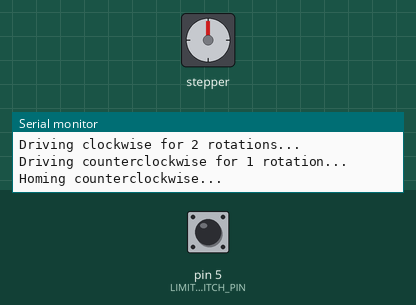
Recording of a sketch running on a simulated Arduino Uno, built with avr-gcc and run on an emulated ATmega328P. Parts: stepper motor, the last lines printed to the serial monitor. Inputs (shaded band) come from the test bench; at power-on: pin 5 (LIMIT_SWITCH_PIN) LOW. Stepper angles assume 200 steps per turn.

Above: at 4.8 s.
4.9 s: pin 5 (LIMIT_SWITCH_PIN) pulled HIGH for 0.15 s
8.0 s: pin 5 (LIMIT_SWITCH_PIN) pulled HIGH for 1 s
At 8.5 s:
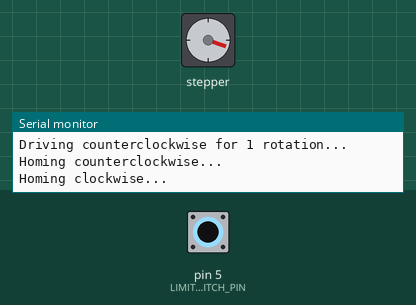
12.0 s: pin 5 (LIMIT_SWITCH_PIN) pulled HIGH for 3.2 s
18.2 s: pin 5 (LIMIT_SWITCH_PIN) pulled HIGH for 0.15 s
At 18.7 s:
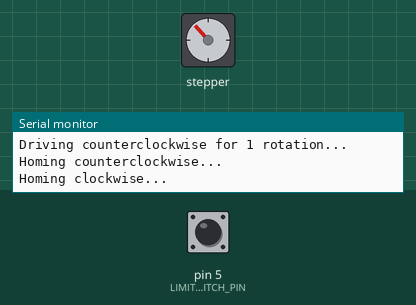
21.3 s: pin 5 (LIMIT_SWITCH_PIN) pulled HIGH for 3.2 s
27.5 s: pin 5 (LIMIT_SWITCH_PIN) pulled HIGH for 0.15 s
At 28.1 s:
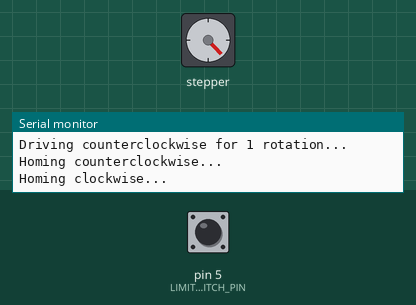
Timing chart, 0 to 31.6 s (numbered marks = the images above; inputs shaded):
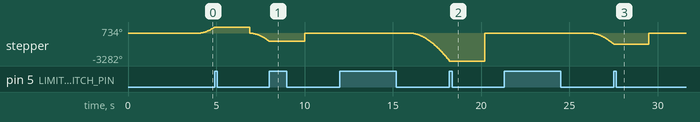

The sketch:

Actuator_Demo.ino
```cpp
#include "actuator.h"

// Define LS7366R and SPI configuration
#define LS7366R_CS_PIN 10
#define LS7366R_SPI_PORT SPI

// Define Stepper motor connections
#define STEPPER_STEP_PIN 2    // Change this to the actual pin connected to the stepper motor driver step input
#define STEPPER_DIR_PIN 3     // Change this to the actual pin connected to the stepper motor driver direction input
#define STEPPER_ENABLE_PIN 4  // Change this to the actual pin connected to the stepper motor driver enable input
#define LIMIT_SWITCH_PIN 5    // Change this to the actual pin connected to the limit switch

// Create an Actuator object
Actuator actuator(LS7366R_CS_PIN, LS7366R_SPI_PORT, STEPPER_STEP_PIN, STEPPER_DIR_PIN, LIMIT_SWITCH_PIN);

void setup() {
  Serial.begin(9600);

  // Initialize Actuator
  actuator.init();
}

void loop() {
  // Drive the stepper motor clockwise for 2 rotations
  Serial.println("Driving clockwise for 2 rotations...");
  actuator.driveClockwiseRotations(2.0);
  delay(2000);  // Wait for 2 seconds

  // Drive the stepper motor counterclockwise for 1 rotation
  Serial.println("Driving counterclockwise for 1 rotation...");
  actuator.driveCounterclockwiseRotations(1.0);
  delay(2000);  // Wait for 2 seconds

  // Home the actuator counterclockwise until the limit switch is triggered
  Serial.println("Homing counterclockwise...");
  actuator.homeActuator(1);
  delay(2000);  // Wait for 2 seconds

  // Home the actuator clockwise until the limit switch is triggered
  Serial.println("Homing clockwise...");
  actuator.homeActuator(0);
  delay(2000);  // Wait for 2 seconds
}
```

LS7366R_arduino.cpp
```cpp
// (licence header left out)
#include "LS7366R_arduino.h"

// Constructor: Initializes LS7366R with CS pin and SPI port
LS7366R::LS7366R(uint8_t csPin, SPIClass& spiPort) : csPin(csPin), spiPort(spiPort) {}

// Initialization function
void LS7366R::init() {
    pinMode(csPin, OUTPUT);
    digitalWrite(csPin, HIGH); // Initialize CS high (deselected)
    spiPort.begin();            // Initialize the selected SPI port
}

// Function to send a command to LS7366R
void LS7366R::sendCommand(uint8_t command) {
    digitalWrite(csPin, LOW);   // Select LS7366R by lowering CS
    spiPort.transfer(command);    // Send the specified command over SPI
    digitalWrite(csPin, HIGH);  // Deselect LS7366R by raising CS
}

// Function to read the counter value from LS7366R
uint32_t LS7366R::readCounter() {
    uint32_t count = 0;

    digitalWrite(csPin, LOW);         // Select LS7366R by lowering CS
    spiPort.transfer(READ_COUNTER);    // Send the Read Counter command

    // Read the counter value (32 bits) over SPI
    count |= (uint32_t)spiPort.transfer(0) << 24;
    count |= (uint32_t)spiPort.transfer(0) << 16;
    count |= (uint32_t)spiPort.transfer(0) << 8;
    count |= (uint32_t)spiPort.transfer(0);

    digitalWrite(csPin, HIGH);        // Deselect LS7366R by raising CS

    return count;
}

// Function to clear the counter in LS7366R
void LS7366R::clearCounter() {
    sendCommand(CLEAR_COUNTER); // Send the Clear Counter command
}

// Function to read the status register of LS7366R
uint8_t LS7366R::readStatus() {
    uint8_t status = 0;

    digitalWrite(csPin, LOW);         // Select LS7366R by lowering CS
    spiPort.transfer(READ_STATUS);     // Send the Read Status command

    // Read the status register value over SPI
    status = spiPort.transfer(0);

    digitalWrite(csPin, HIGH);        // Deselect LS7366R by raising CS

    return status;
}

// Function to read the mode register of LS7366R
uint8_t LS7366R::readMode() {
    uint8_t mode = 0;

    digitalWrite(csPin, LOW);         // Select LS7366R by lowering CS
    spiPort.transfer(READ_MODE);       // Send the Read Mode command

    // Read the mode register value over SPI
    mode = spiPort.transfer(0);

    digitalWrite(csPin, HIGH);        // Deselect LS7366R by raising CS

    return mode;
}

// Function to write to the mode register of LS7366R
void LS7366R::writeMode(uint8_t mode) {
    sendCommand(WRITE_MODE);   // Send the Write Mode command
    spiPort.transfer(mode);    // Send the mode value over SPI
}

// Function to load a value into the counter of LS7366R
void LS7366R::loadCounter(uint32_t value) {
    sendCommand(LOAD_COUNTER);  // Send the Load Counter command

    // Send the 32-bit value over SPI
    spiPort.transfer((value >> 24) & 0xFF);
    spiPort.transfer((value >> 16) & 0xFF);
    spiPort.transfer((value >> 8) & 0xFF);
    spiPort.transfer(value & 0xFF);
}

// Function to load a value into the OTR (One Turn Register) of LS7366R
void LS7366R::loadOTR(uint32_t value) {
    sendCommand(LOAD_OTR);     // Send the Load OTR command

    // Send the 32-bit value over SPI
    spiPort.transfer((value >> 24) & 0xFF);
    spiPort.transfer((value >> 16) & 0xFF);
    spiPort.transfer((value >> 8) & 0xFF);
    spiPort.transfer(value & 0xFF);
}

// Function to read the value from the OTR (One Turn Register) of LS7366R
uint32_t LS7366R::readOTR() {
    uint32_t otrValue = 0;

    digitalWrite(csPin, LOW);         // Select LS7366R by lowering CS
    spiPort.transfer(READ_OTR);        // Send the Read OTR command

    // Read the OTR value over SPI
    otrValue |= (uint32_t)spiPort.transfer(0) << 24;
    otrValue |= (uint32_t)spiPort.transfer(0) << 16;
    otrValue |= (uint32_t)spiPort.transfer(0) << 8;
    otrValue |= (uint32_t)spiPort.transfer(0);

    digitalWrite(csPin, HIGH);        // Deselect LS7366R by raising CS

    return otrValue;
}
```

LS7366R_arduino.h
```cpp
// (licence header left out)
#ifndef LS7366R_ARDUINO_H
#define LS7366R_ARDUINO_H

#include <Arduino.h>
#include <SPI.h>

class LS7366R {
public:
    // LS7366R Commands
    static const uint8_t READ_COUNTER = 0x60;
    static const uint8_t READ_STATUS = 0x40;
    static const uint8_t READ_MODE = 0x88;
    static const uint8_t WRITE_MODE = 0xC0;
    static const uint8_t LOAD_COUNTER = 0x50;
    static const uint8_t LOAD_OTR = 0x90;
    static const uint8_t CLEAR_COUNTER = 0x20;
    static const uint8_t CLEAR_OTR = 0x28;
    static const uint8_t READ_OTR = 0xB8;
    static const uint8_t NO_OP = 0xFF;

    // Constructor: Initializes LS7366R with CS pin and SPI port
    LS7366R(uint8_t csPin, SPIClass& spiPort);

    // Initialization function
    void init();

    // Function to send a command to LS7366R
    void sendCommand(uint8_t command);

    // Function to read the counter value from LS7366R
    uint32_t readCounter();

    // Function to clear the counter in LS7366R
    void clearCounter();

    // Function to read the status register of LS7366R
    uint8_t readStatus();

    // Function to read the mode register of LS7366R
    uint8_t readMode();

    // Function to write to the mode register of LS7366R
    void writeMode(uint8_t mode);

    // Function to load a value into the counter of LS7366R
    void loadCounter(uint32_t value);

    // Function to load a value into the OTR (One Turn Register) of LS7366R
    void loadOTR(uint32_t value);

    // Function to read the value from the OTR (One Turn Register) of LS7366R
    uint32_t readOTR();

private:
    uint8_t csPin;       // Chip Select (CS) pin
    SPIClass& spiPort;   // Reference to the SPI port
};

#endif /* LS7366R_ARDUINO_H */
```

actuator.cpp
```cpp
// (licence header left out)
#include "actuator.h"

// Constructor: Initializes Actuator with LS7366R and AccelStepper configuration
Actuator::Actuator(uint8_t ls7366rCsPin, SPIClass& ls7366rSpiPort, uint8_t stepperStepPin, uint8_t stepperDirPin, uint8_t limitSwitchPin)
    : encoder(ls7366rCsPin, ls7366rSpiPort), stepper(AccelStepper::DRIVER, stepperStepPin, stepperDirPin), limitSwitchPin(limitSwitchPin) {}

// Initialization function
void Actuator::init() {
    // Initialize LS7366R and AccelStepper
    encoder.init();
    stepper.setMaxSpeed(2000.0);    // Set your desired max speed (steps per second)
    stepper.setAcceleration(1000.0); // Set your desired acceleration (steps per second^2)

    // Enable the stepper motor driver
    pinMode(stepperEnablePin, OUTPUT);
    digitalWrite(stepperEnablePin, LOW);

    // Set the limit switch pin as INPUT
    pinMode(limitSwitchPin, INPUT);

    // Move the stepper motor to the initial position
    stepper.setCurrentPosition(0);
    stepper.moveTo(0);
}

// Function to drive the stepper motor clockwise a specified number of rotations
void Actuator::driveClockwiseRotations(float rotations) {
    // Read the LS7366R counter value and convert it to rotations
    uint32_t counterValue = encoder.readCounter();
    float currentRotations = counterValue / 200.0; // Assuming 200 steps per revolution

    // Calculate the remaining rotations to the target
    float remainingRotations = rotations + currentRotations;

    // Convert remaining rotations to steps
    long remainingSteps = remainingRotations * 200.0; // Assuming 200 steps per revolution

    // Move the stepper motor to the target position (clockwise)
    stepper.moveTo(remainingSteps);

    // Update the AccelStepper object
    stepper.run();
}

// Function to drive the stepper motor counterclockwise a specified number of rotations
void Actuator::driveCounterclockwiseRotations(float rotations) {
    // Read the LS7366R counter value and convert it to rotations
    uint32_t counterValue = encoder.readCounter();
    float currentRotations = counterValue / 200.0; // Assuming 200 steps per revolution

    // Calculate the remaining rotations to the target
    float remainingRotations = currentRotations - rotations;

    // Convert remaining rotations to steps
    long remainingSteps = remainingRotations * 200.0; // Assuming 200 steps per revolution

    // Move the stepper motor to the target position (counterclockwise)
    stepper.moveTo(-remainingSteps);

    // Update the AccelStepper object
    stepper.run();
}

// Function to home the actuator by driving the motor either clockwise or counterclockwise
void Actuator::homeActuator(uint8_t direction) {
    // Enable the stepper motor driver
    digitalWrite(stepperEnablePin, LOW);

    // Move the stepper motor in the specified direction until the limit switch is triggered
    if (direction == 0) {
        // Drive counterclockwise
        stepper.moveTo(-1000000); // Move a large negative value
        while (digitalRead(limitSwitchPin) != HIGH) {
            stepper.run();
        }
    } else {
        // Drive clockwise
        stepper.moveTo(1000000); // Move a large positive value
        while (digitalRead(limitSwitchPin) != HIGH) {
            stepper.run();
        }
    }

    // Stop the stepper motor
    stepper.stop();

    // Move the stepper motor to the initial position
    stepper.setCurrentPosition(0);
    stepper.moveTo(0);

    // Update the AccelStepper object
    stepper.run();

    // Disable the stepper motor driver
    digitalWrite(stepperEnablePin, HIGH);
}
```

actuator.h
```cpp
// (licence header left out)
#ifndef ACTUATOR_H
#define ACTUATOR_H

#include "ls7366r_arduino.h"
#include <AccelStepper.h>

class Actuator {
public:
    // Constructor: Initializes Actuator with LS7366R and AccelStepper configuration
    Actuator(uint8_t ls7366rCsPin, SPIClass& ls7366rSpiPort, uint8_t stepperStepPin, uint8_t stepperDirPin, uint8_t limitSwitchPin);

    // Initialization function
    void init();

    // Function to drive the stepper motor clockwise a specified number of rotations
    void driveClockwiseRotations(float rotations);

    // Function to drive the stepper motor counterclockwise a specified number of rotations
    void driveCounterclockwiseRotations(float rotations);

    // Function to home the actuator by driving the motor either clockwise or counterclockwise
    void homeActuator(uint8_t direction);

private:
    // LS7366R and AccelStepper objects
    LS7366R encoder;
    AccelStepper stepper;

    // Limit switch input pin
    uint8_t limitSwitchPin;

    // Stepper motor driver enable pin
    uint8_t stepperEnablePin;
};

#endif /* ACTUATOR_H */
```
